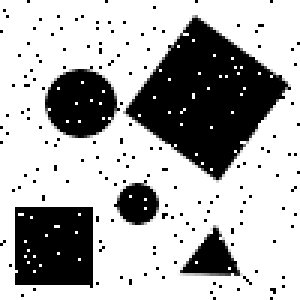
%> input picture prosjekt/shapes/shape1.png, 100 x 100 px (shown 3 times larger)
$ octave project.m   (GNU Octave 9; MATLAB toolbox functions it lacks are replaced by stand-ins)
%> lines starting %> are read from the running program, lines starting %| are printed output that depends on the picture; in (x1, y1, x2, y2) boxes, pixels count from 0 and x2, y2 are one past the last pixel; in counts of white or black regions, pixels touching at a corner belong together; the program's own positions count from 1
% Load image
I = im2double(imread('../shapes/shape1.png'));
%> I: size 100x100 double; min 0, max 1, mean 0.691
% Remove noise
I = medfilt2(I, [3,3], 'ones');
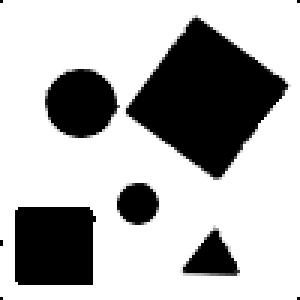
%> I: size 100x100 double (shown 3 times larger); min 0, max 1, mean 0.703

% Retrieve objects in image (hint: bwlabel)
I = not(logical(I));
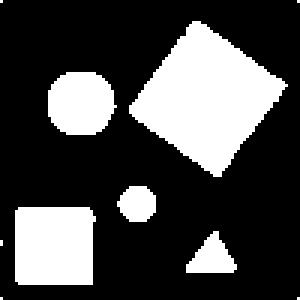
%> I: size 100x100 logical (shown 3 times larger); 28.2% white; 10 white regions (5 under 20 px), largest, box (x1, y1, x2, y2) and area: (43, 7, 96, 59) 1478, (5, 69, 32, 95) 675, (16, 24, 39, 45) 393, (62, 77, 79, 91) 142, (39, 62, 52, 74) 122

%[L, num] = bwlabel(I);

[B,L] = bwboundaries(I, 8, 'noholes');
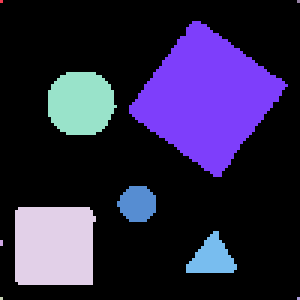
%> L: size 100x100 double (shown 3 times larger); 11 distinct labels, from 0 to 10; one colour per label, 0 black
%> B = 10 boundaries; largest, box (x1, y1, x2, y2) and points: (43, 7, 96, 59) 124, (5, 69, 32, 95) 98, (16, 24, 39, 45) 63, (62, 77, 79, 91) 43, (39, 62, 52, 74) 33


% Initialize the result data structure
data(1).center = [0.0 0.0]; % centroid
data(1).attributes = [0]; % radius or corner positions
% a circle will only have one attribute (The radius)
% the triangle should have 3 corners with x and y coordinates
% the square should have 4 corners with x and y coordinates
% Example for a triangle:
% data(i).attributes = [0.7578, 0.8203; 0.8906, 0.6367; 0.6758, 0.6094];

% For each object
I2 = L/10;
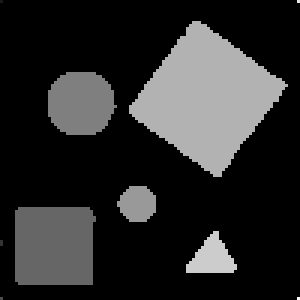
%> I2: size 100x100 double (shown 3 times larger); min 0, max 1, mean 0.169
[height width] = size(I);
%> height = 100; width = 100
for k = 1:length(B),
    k;

    % Find contour (hint: bwboundaries)
    b = B{k};

    % Calculate centroid (hint: centroid = average position of each pixel
    % on the contour)
    cy = round(sum(b(:,1))/length(b));
    cx = round(sum(b(:,2))/length(b));
    data(k).center = [cy cx]/height;

    I2(cy,cx) = 1.0;

    % Find corners (if any) (hint: look at the contour signature which is
    % the length from the centroid)

    [phi, r] = cart2pol(b(:,2)-cx, b(:,1)-cy);

    % [7 lines of commented-out code are left out]


    max_r = max(r);
    min_r = min(r);
    if !(max_r/min_r < sqrt(2))
        corner_indexes = find(r>max_r-max_r*0.10==1);
        corner_indexes;

%> (the run ends here)

$ run again, with prosjekt/shapes/shape2.png copied over prosjekt/shapes/shape1.png
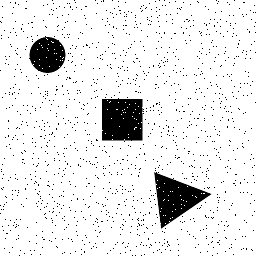
%> input picture prosjekt/shapes/shape2.png, 256 x 256 px
%> `[B,L] = bwboundaries(I, 8, 'noholes');`:
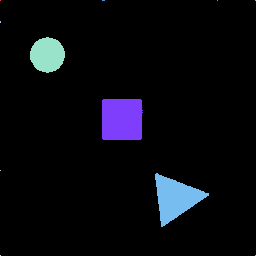
%> L: size 256x256 double; 12 distinct labels, from 0 to 11; one colour per label, 0 black
%> B = 11 boundaries; largest, box (x1, y1, x2, y2) and points: (102, 99, 143, 140) 155, (155, 173, 209, 227) 155, (30, 37, 65, 73) 99, (102, 0, 105, 1) 5, (0, 21, 1, 23) 3
%> `I2 = L/10;`:
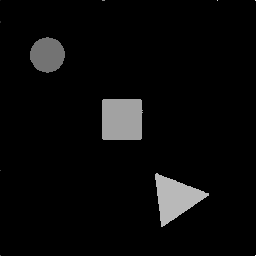
%> I2: size 256x256 double; min 0, max 1.1, mean 0.0428; drawn with min black and max white
